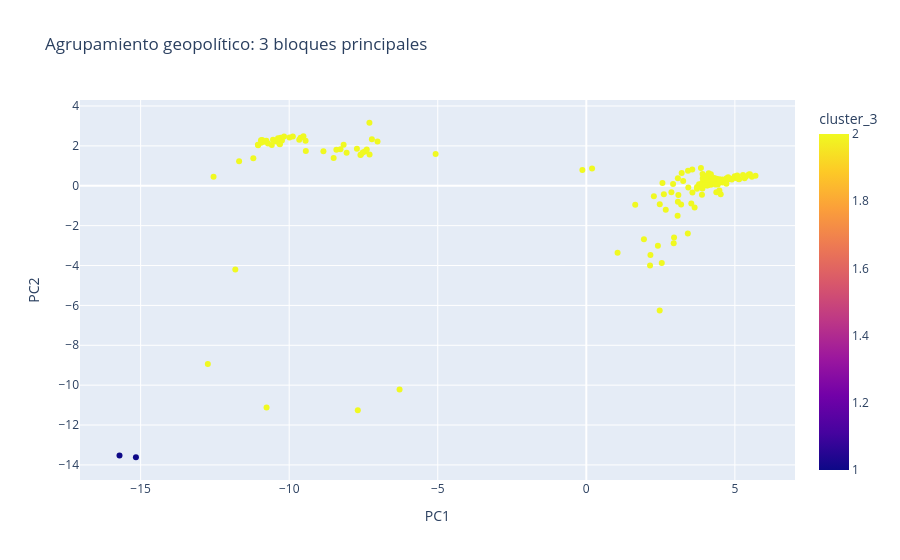

This figure's notebook cell:
### Code cell
# --- Visualización PCA con clusters (3 bloques) ---

fig = px.scatter(
    pca_df,
    x="PC1",
    y="PC2",
    color="cluster_3",
    hover_name=pca_df.index,
    title="Agrupamiento geopolítico: 3 bloques principales"
)

fig.show()

### Figure 1 — Plotly figure (JSON) as saved in the notebook; plotly's stock layout.template omitted (floating-point values rounded to 4 significant figures; data arrays with more than 128 entries replaced by an {"elided": "..."} marker saying what was removed)
{"data": [{"hovertemplate": "<b>%{hovertext}</b><br><br>PC1=%{x}<br>PC2=%{y}<br>cluster_3=%{marker.color}<extra></extra>", "hovertext": {"elided": "179 str values"}, "legendgroup": "", "marker": {"color": {"elided": "179 int values"}, "coloraxis": "coloraxis", "symbol": "circle"}, "mode": "markers", "name": "", "orientation": "v", "showlegend": false, "type": "scatter", "x": {"elided": "179 float values"}, "xaxis": "x", "y": {"elided": "179 float values"}, "yaxis": "y"}], "layout": {"coloraxis": {"colorbar": {"title": {"text": "cluster_3"}}, "colorscale": [[0, "#0d0887"], [0.1111, "#46039f"], [0.2222, "#7201a8"], [0.3333, "#9c179e"], [0.4444, "#bd3786"], [0.5556, "#d8576b"], [0.6667, "#ed7953"], [0.7778, "#fb9f3a"], [0.8889, "#fdca26"], [1, "#f0f921"]]}, "legend": {"tracegroupgap": 0}, "title": {"text": "Agrupamiento geopolítico: 3 bloques principales"}, "xaxis": {"anchor": "y", "domain": [0, 1], "title": {"text": "PC1"}}, "yaxis": {"anchor": "x", "domain": [0, 1], "title": {"text": "PC2"}}}}
